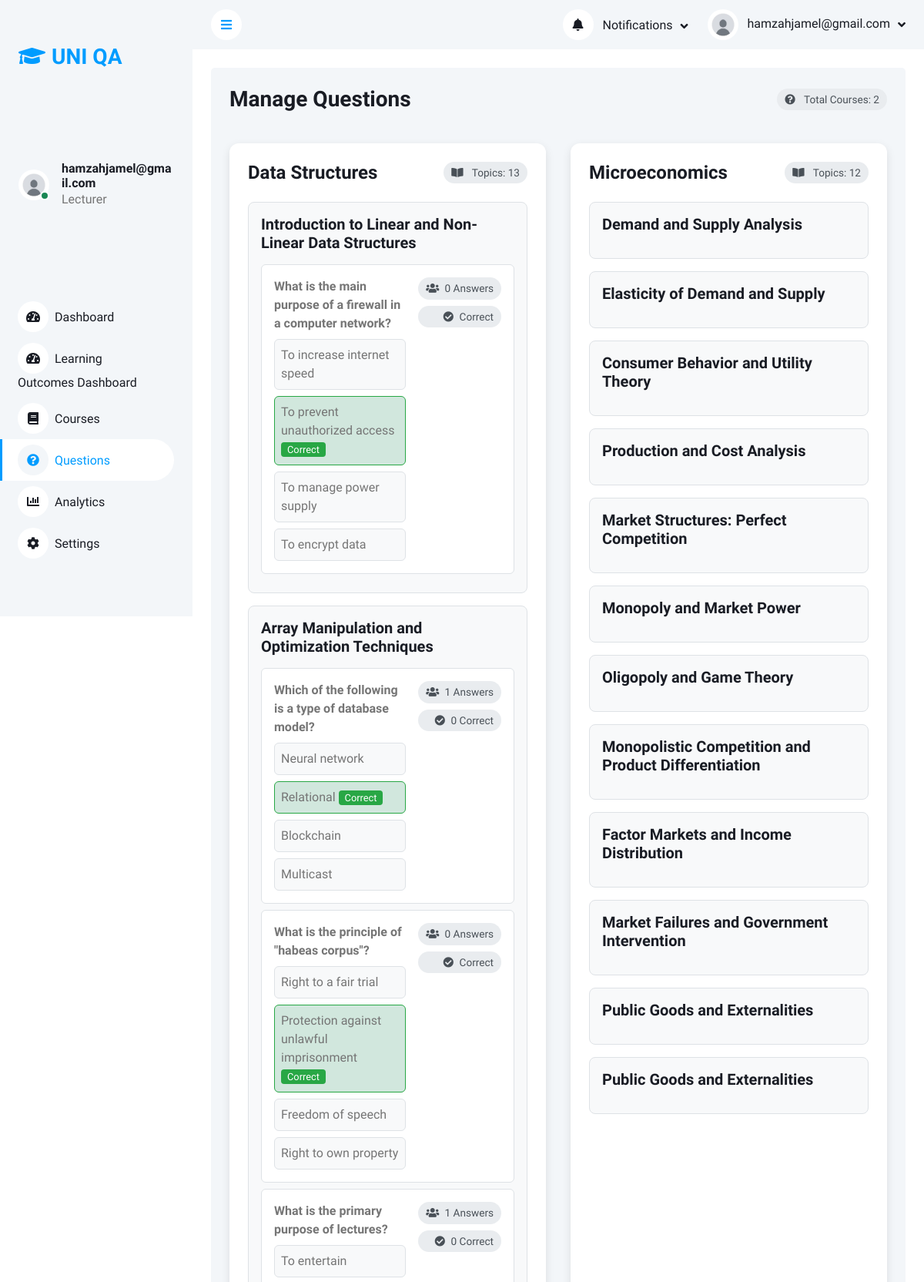
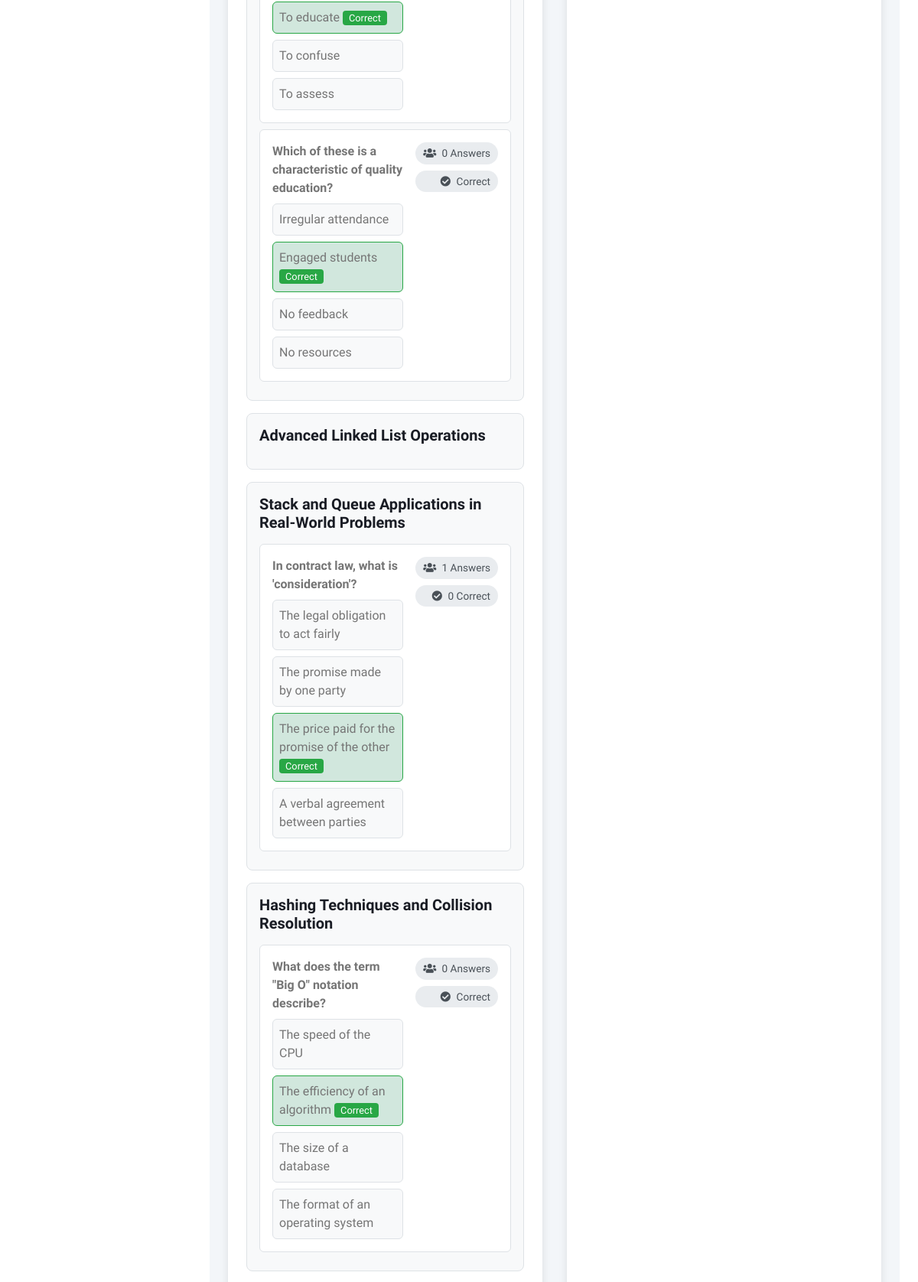
The app's page /questions.php (signed in, upper part) with its own data (2 pictures, top to bottom).
### tables this page shows
CREATE TABLE IF NOT EXISTS `courses` (
  `course_id` int NOT NULL AUTO_INCREMENT,
  `course_name` varchar(100) NOT NULL,
  `major_id` int DEFAULT NULL,
  `academic_year_id` int DEFAULT NULL,
  `college_id` int DEFAULT NULL,
  PRIMARY KEY (`course_id`),
  KEY `major_id` (`major_id`),
  KEY `academic_year_id` (`academic_year_id`),
  KEY `college_id` (`college_id`)
);

CREATE TABLE IF NOT EXISTS `topics` (
  `topic_id` int NOT NULL AUTO_INCREMENT,
  `topic_name` varchar(100) NOT NULL,
  `course_id` int DEFAULT NULL,
  `lecture_id` int NOT NULL,
  PRIMARY KEY (`topic_id`),
  KEY `course_id` (`course_id`),
  KEY `lecture_id` (`lecture_id`)
);

CREATE TABLE IF NOT EXISTS `questions` (
  `question_id` int NOT NULL AUTO_INCREMENT,
  `topic_id` int NOT NULL,
  `lecture_id` int NOT NULL,
  `question_text` text NOT NULL,
  `choice_one` varchar(100) DEFAULT NULL,
  `choice_two` varchar(100) DEFAULT NULL,
  `choice_three` varchar(100) DEFAULT NULL,
  `choice_four` varchar(100) DEFAULT NULL,
  `right_choice` varchar(100) DEFAULT NULL,
  PRIMARY KEY (`question_id`),
  KEY `topic_id` (`topic_id`),
  KEY `lecture_id` (`lecture_id`)
);

### questions.php (the view, shortened to what this page needs)
<?php
require __DIR__ . '/includes/db.php';
$lecturerId = $_SESSION['user_id'];
$coursesQuery = $pdo->prepare("
    SELECT c.course_id, c.course_name
    FROM courses c
    JOIN schedule s ON c.course_id = s.course_id
    WHERE s.lecturer_id = ?
    GROUP BY c.course_id
");
$coursesQuery->execute([$lecturerId]);
$courses = $coursesQuery->fetchAll();
$fullData = [];
foreach ($courses as $course) {
    $topicsQuery = $pdo->prepare("
        SELECT t.topic_id, t.topic_name
        FROM topics t
        WHERE t.course_id = ?
    ");
    $topicsQuery->execute([$course['course_id']]);
    $topics = $topicsQuery->fetchAll();
    foreach ($topics as &$topic) {
        $questionsQuery = $pdo->prepare("
            SELECT q.*,
                   COUNT(sa.answer_id) AS total_answers,
                   SUM(sa.result) AS correct_answers
            FROM questions q
            LEFT JOIN student_answers sa ON q.question_id = sa.question_id
            WHERE q.topic_id = ?
            GROUP BY q.question_id
        ");
        $questionsQuery->execute([$topic['topic_id']]);
        $topic['questions'] = $questionsQuery->fetchAll();
    }
    $fullData[] = [
        'course' => $course,
        'topics' => $topics
    ];
}
?>
<!DOCTYPE html>
<html lang="en">
<head>
    <link href="https://cdnjs.cloudflare.com/ajax/libs/font-awesome/5.10.0/css/all.min.css" rel="stylesheet">
    <link href="https://cdn.jsdelivr.net/npm/bootstrap-icons@1.4.1/font/bootstrap-icons.css" rel="stylesheet">
    <link href="lib/owlcarousel/assets/owl.carousel.min.css" rel="stylesheet">
    <link href="lib/tempusdominus/css/tempusdominus-bootstrap-4.min.css" rel="stylesheet">
    <link href="css/bootstrap.min.css" rel="stylesheet">
    <link href="css/style.css" rel="stylesheet">
</head>
<body>
    <div class="container-xxl position-relative bg-white d-flex p-0">
        <?php include __DIR__ . '/includes/sidebar.php'; ?>
        <div class="content">
            <nav class="navbar navbar-expand bg-light navbar-light sticky-top px-4 py-0">
                <a href="#" class="sidebar-toggler flex-shrink-0">
                    <i class="fa fa-bars"></i>
                </a>
                <div class="navbar-nav align-items-center ms-auto">
                    <div class="nav-item dropdown">
                        <a href="#" class="nav-link dropdown-toggle" data-bs-toggle="dropdown">
                            <i class="fa fa-bell me-lg-2"></i>
                            <span class="d-none d-lg-inline-flex">Notifications</span>
                        </a>
                    </div>
                    <div class="nav-item dropdown">
                        <a href="#" class="nav-link dropdown-toggle" data-bs-toggle="dropdown">
                            <img class="rounded-circle me-lg-2" src="img/defaultAvatar.jpg" alt="User" style="width: 40px; height: 40px;">
                            <span class="d-none d-lg-inline-flex"><?= htmlspecialchars($_SESSION['email']) ?></span>
                        </a>
                    </div>
                </div>
            </nav>
            <div class="container-fluid pt-4 px-4">
                <div class="bg-light rounded p-4">
                    <div class="d-flex align-items-center justify-content-between mb-4">
                        <h3 class="mb-0">Manage Questions</h3>
                        <span class="stats-badge">
                            <i class="fas fa-question-circle me-2"></i>
                            Total Courses: <?= count($courses) ?>
                        </span>
                    </div>
                    <div class="courses-grid">
                        <?php foreach ($fullData as $courseData): ?>
                        <div class="course-section">
                            <div class="d-flex justify-content-between align-items-center mb-4">
                                <h4 class="mb-0"><?= htmlspecialchars($courseData['course']['course_name']) ?></h4>
                                <span class="stats-badge">
                                    <i class="fas fa-book-open me-2"></i>
                                    Topics: <?= count($courseData['topics']) ?>
                                </span>
                            </div>
                            <div class="topics-grid">
                                <?php foreach ($courseData['topics'] as $topic): ?>
                                <div class="topic-card" id="topic-<?= $topic['topic_id'] ?>">
                                    <h5 class="mb-3"><?= htmlspecialchars($topic['topic_name']) ?></h5>
                                    <?php foreach ($topic['questions'] as $question): ?>
                                    <div class="question-item">
                                        <div class="d-flex justify-content-between align-items-start">
                                            <div style="flex: 1">
                                                <strong><?= htmlspecialchars($question['question_text']) ?></strong>
                                                <div class="question-choices mt-2">
                                                    <?php foreach (['choice_one','choice_two','choice_three','choice_four'] as $index => $choice): ?>
                                                    <div class="choice-item <?= $question[$choice] === $question['right_choice'] ? 'correct-choice' : '' ?>">
                                                        <?= $question[$choice] ?>
                                                        <?php if ($question[$choice] === $question['right_choice']): ?>
                                                        <span class="correct-badge">Correct</span>
                                                        <?php endif; ?>
                                                    </div>
                                                    <?php endforeach; ?>
                                                </div>
                                            </div>
                                            <div class="text-end ms-3">
                                                <div class="stats-badge">
                                                    <i class="fas fa-users me-1"></i>
                                                    <?= $question['total_answers'] ?> Answers
                                                </div>
                                                <div class="stats-badge mt-2">
                                                    <i class="fas fa-check-circle me-1"></i>
                                                    <?= $question['correct_answers'] ?> Correct
                                                </div>
                                            </div>
                                        </div>
                                    </div>
                                    <?php endforeach; ?>
                                </div>
                                <?php endforeach; ?>
                            </div>
                        </div>
                        <?php endforeach; ?>
                    </div>
                </div>
            </div>
        </div>
    </div>
</body>
</html>

### includes/sidebar.php (shortened to what this page needs)
<div class="sidebar pe-4 pb-3">
    <nav class="navbar bg-light navbar-light">
        <a href="dashboard.php" class="navbar-brand mx-4 mb-3">
            <h3 class="text-primary"><i class="fa fa-graduation-cap me-2"></i>UNI QA</h3>
        </a>
        <div class="d-flex align-items-center ms-4 mb-4">
            <div class="position-relative">
                <img class="rounded-circle" src="img/defaultAvatar.jpg" alt="User" style="width: 40px; height: 40px;">
                <div class="bg-success rounded-circle border border-2 border-white position-absolute end-0 bottom-0 p-1"></div>
            </div>
            <div class="ms-3">
                <h6 class="mb-0 user-email" title="<?= isset($_SESSION['email']) ? htmlspecialchars($_SESSION['email']) : 'User' ?>"><?= isset($_SESSION['email']) ? htmlspecialchars($_SESSION['email']) : 'User' ?></h6>
                <span><?= isset($_SESSION['role']) ? ucfirst($_SESSION['role']) : '' ?></span>
            </div>
        </div>
        <div class="navbar-nav w-100">
            <a href="dashboard.php" class="nav-item nav-link<?= basename($_SERVER['PHP_SELF']) === 'dashboard.php' ? ' active' : '' ?>">
                <i class="fa fa-tachometer-alt me-2"></i>Dashboard
            </a>
            <a href="lo_dashboard.php" class="nav-item nav-link<?= basename($_SERVER['PHP_SELF']) === 'lo_dashboard.php' ? ' active' : '' ?>">
                <i class="fa fa-tachometer-alt me-2"></i>Learning Outcomes Dashboard
            </a>
            <a href="lecturer_courses.php" class="nav-item nav-link<?= basename($_SERVER['PHP_SELF']) === 'lecturer_courses.php' ? ' active' : '' ?>">
                <i class="fa fa-book me-2"></i>Courses
            </a>
            <a href="questions.php" class="nav-item nav-link<?= basename($_SERVER['PHP_SELF']) === 'questions.php' ? ' active' : '' ?>">
                <i class="fa fa-question-circle me-2"></i>Questions
            </a>
            <a href="404.html" class="nav-item nav-link<?= basename($_SERVER['PHP_SELF']) === '404.html' ? ' active' : '' ?>">
                <i class="fa fa-chart-bar me-2"></i>Analytics
            </a>
            <a href="404.html" class="nav-item nav-link<?= basename($_SERVER['PHP_SELF']) === '404.html' ? ' active' : '' ?>">
                <i class="fa fa-cog me-2"></i>Settings
            </a>
        </div>
    </nav>
</div>

### css/style.css (style rules this page uses)
html { overflow-x: hidden; }
:root { --primary: #009CFF; --light: #F3F6F9; --dark: #191C24; }
body { overflow-x: hidden; }
.sidebar { position: fixed; top: 0; left: 0; bottom: 0; width: 250px; height: 100vh; overflow-y: hidden; overflow-x: hidden; background: var(--light); transition: 0.5s; z-index: 999; }
.content { margin-left: 250px; min-height: 100vh; background: #FFFFFF; transition: 0.5s; }
@media (min-width: 992px) { .sidebar { margin-left: 0; } }
@media (min-width: 992px) { .content { width: calc(100% - 250px); } }
.sidebar .navbar .navbar-nav .nav-link { padding: 7px 20px; color: var(--dark); font-weight: 500; border-left: 3px solid var(--light); border-radius: 0 30px 30px 0; outline: none; }
.sidebar .navbar .navbar-nav .nav-link:hover, .sidebar .navbar .navbar-nav .nav-link.active { color: var(--primary); background: #FFFFFF; border-color: var(--primary); }
.sidebar .navbar .navbar-nav .nav-link i { width: 40px; height: 40px; display: inline-flex; align-items: center; justify-content: center; background: #FFFFFF; border-radius: 40px; }
.sidebar .navbar .navbar-nav .nav-link:hover i, .sidebar .navbar .navbar-nav .nav-link.active i { background: var(--light); }
.sidebar .navbar .user-email { display: block; white-space: normal; overflow-wrap: anywhere; word-break: break-all; overflow: visible; text-overflow: clip; line-height: 1.2; }
.sidebar .navbar .d-flex.align-items-center .ms-3 { min-width: 0; flex: 1 1 auto; overflow: visible; width: calc(100% - 56px); }
.sidebar .navbar { height: 100%; overflow: hidden; }
.sidebar .navbar, .sidebar .navbar .navbar-nav, .sidebar .navbar .nav-link { max-width: 100%; }
.content .navbar .navbar-nav .nav-link { margin-left: 25px; padding: 12px 0; color: var(--dark); outline: none; }
.content .navbar .sidebar-toggler, .content .navbar .navbar-nav .nav-link i { width: 40px; height: 40px; display: inline-flex; align-items: center; justify-content: center; background: #FFFFFF; border-radius: 40px; }
.content .navbar .dropdown-toggle::after { margin-left: 6px; vertical-align: middle; border: none; content: "\f107"; font-family: "Font Awesome 5 Free"; font-weight: 900; transition: .5s; }

### questions.php (style rules this page uses)
.courses-grid { display: grid; grid-template-columns: repeat(auto-fit, minmax(300px, 1fr)); gap: 2rem; padding: 1rem 0; }
.course-section { background: white; border-radius: 12px; padding: 1.5rem; box-shadow: 0 4px 12px rgba(0, 0, 0, 0.1); transition: transform 0.3s ease, box-shadow 0.3s ease; }
.topics-grid { display: grid; grid-template-columns: repeat(auto-fit, minmax(250px, 1fr)); gap: 1rem; margin-top: 1rem; }
.topic-card { background: #f8f9fa; border-radius: 8px; padding: 1rem; border: 1px solid #dee2e6; transition: transform 0.2s ease, box-shadow 0.2s ease; }
.question-item { background: white; padding: 1rem; margin: 0.5rem 0; border-radius: 6px; border: 1px solid #dee2e6; transition: transform 0.2s ease, box-shadow 0.2s ease; }
.correct-badge { background: #28a745; color: white; padding: 2px 8px; border-radius: 4px; font-size: 0.8em; }
.stats-badge { background: #e9ecef; color: #495057; padding: 4px 10px; border-radius: 20px; font-size: 0.85rem; }
.question-choices { display: grid; grid-template-columns: repeat(auto-fit, minmax(120px, 1fr)); gap: 0.5rem; margin-top: 1rem; }
.choice-item { padding: 0.5rem; border-radius: 6px; background: #f8f9fa; position: relative; border: 1px solid #dee2e6; transition: background 0.2s ease; }
.correct-choice { background: #d1e7dd; border: 1px solid #28a745; }

### records on screen
courses: course_name "Data Structures", count($courseData['topics']) "13"
topics: topic_name "Introduction to Linear and Non-Linear Data Structures"
questions: question_text "What is the main purpose of a firewall in a computer network?", choice_one "To increase internet speed", choice_two "To prevent unauthorized access", choice_three "To manage power supply", choice_four "To encrypt data", total_answers "0"
topics: topic_name "Array Manipulation and Optimization Techniques"
questions: question_text "Which of the following is a type of database model?", choice_one "Neural network", choice_two "Relational", right_choice "Correct", choice_three "Blockchain", choice_four "Multicast", total_answers "1", correct_answers "0"
questions: question_text "What is the principle of \"habeas corpus\"?", choice_one "Right to a fair trial", choice_two "Protection against unlawful imprisonment", choice_three "Freedom of speech", choice_four "Right to own property", total_answers "0"
questions: question_text "What is the primary purpose of lectures?", choice_one "To entertain", choice_two "To educate", right_choice "Correct", choice_three "To confuse", choice_four "To assess", total_answers "1", correct_answers "0"
questions: question_text "Which of these is a characteristic of quality education?", choice_one "Irregular attendance", choice_two "Engaged students", right_choice "Correct", choice_three "No feedback", choice_four "No resources", total_answers "0"
topics: topic_name "Advanced Linked List Operations"
topics: topic_name "Stack and Queue Applications in Real-World Problems"
questions: question_text "In contract law, what is 'consideration'?", choice_one "The legal obligation to act fairly", choice_two "The promise made by one party", choice_three "The price paid for the promise of the other", choice_four "A verbal agreement between parties", total_answers "1", correct_answers "0"
topics: topic_name "Hashing Techniques and Collision Resolution"
questions: question_text "What does the term \"Big O\" notation describe?", choice_one "The speed of the CPU", choice_two "The efficiency of an algorithm", choice_three "The size of a database", choice_four "The format of an operating system", total_answers "0"
courses: course_name "Microeconomics", count($courseData['topics']) "12"
topics: topic_name "Demand and Supply Analysis"
topics: topic_name "Elasticity of Demand and Supply"
topics: topic_name "Consumer Behavior and Utility Theory"
topics: topic_name "Production and Cost Analysis"
topics: topic_name "Market Structures: Perfect Competition"
topics: topic_name "Monopoly and Market Power"
topics: topic_name "Oligopoly and Game Theory"
topics: topic_name "Monopolistic Competition and Product Differentiation"
topics: topic_name "Factor Markets and Income Distribution"
topics: topic_name "Market Failures and Government Intervention"
topics: topic_name "Public Goods and Externalities"

### other values on screen
$_SESSION['email'] "hamzahjamel@gmail.com"
$_SESSION['role'] "Lecturer"
count($courses) "2"
